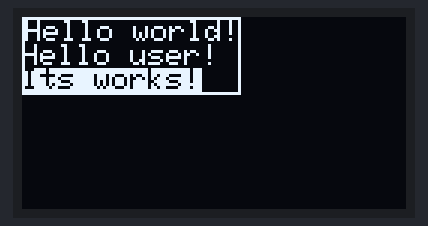
The sketch below on a simulated Arduino Uno, built with avr-gcc and run on an emulated ATmega328P. Shown: 128×64 one-colour display. The display library's start-up logo is not drawn.

Above: at 5.1 s.
At 10.53 s:
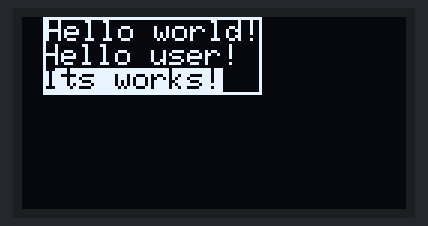
At 11.73 s:
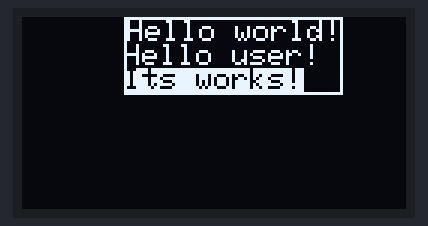
At 15.73 s:
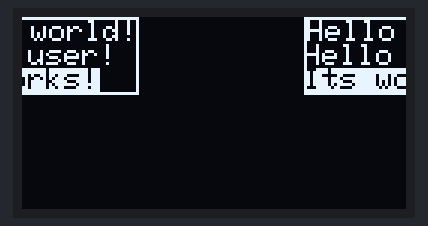
At 19.53 s:
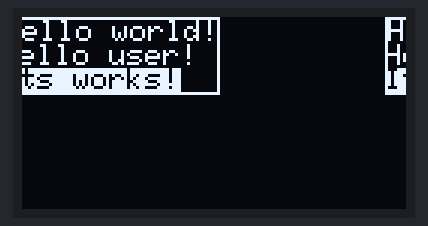
At 22.83 s:
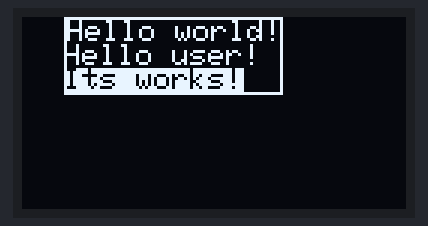

The sketch:

ESP8266-with-I2C_OLED.ino
```cpp
/*********
  Gabor Mate
  https://github.com/Mategm
*********/

#include <Wire.h>
#include <Adafruit_GFX.h> // Its needed for the animations
#include <Adafruit_SSD1306.h> // OLED library

#define SCREEN_WIDTH 128 // OLED display width, in pixels
#define SCREEN_HEIGHT 64 // OLED display height, in pixels

// Declaration for an SSD1306 display connected to I2C (SDA, SCL pins) SDA = D2; SCL = D1
Adafruit_SSD1306 display(SCREEN_WIDTH, SCREEN_HEIGHT, &Wire, -1);

void setup() {
  Serial.begin(115200); // I think, its good for everything, utnil now there is no problem.

  if(!display.begin(SSD1306_SWITCHCAPVCC, 0x3C)) { // Init, Its works for my 128x64 OLED 0,96" screen
    Serial.println(F("SSD1306 allocation failed")); // Print to com port the error
    for(;;); // Don't proceed, loop forever
  }
  display.display(); // its display the inbuilt logo
  delay(5000); // display the logo for 5 sec
  display.clearDisplay(); // Delete the logo from the screen

  display.setTextSize(1); //1-8; 1 is default
  display.setTextColor(WHITE); // WHITE is the the default text color, BLACK, WHITE is the inverted
  display.setCursor(1,1); //0,0 to 120,57
  // Display static text
  display.println("Hello world!");
  display.println("Hello user!");
  display.setTextColor(BLACK, WHITE); //Inverted text
  display.println("Its works!");
  display.drawRect(0, 0, 73, 26, WHITE); // border for the text
  display.display(); // update the screen
  delay(5000); // wait 5 seconds before animating
}

void loop() {
  // Scroll in various directions, pausing in-between:
  display.startscrollright(0x00, 0x0F);
  delay(2000);
  display.stopscroll();
  delay(2000);
  display.startscrollleft(0x00, 0x0F);
  delay(2000);
  display.stopscroll();
  delay(1000);
  display.startscrolldiagright(0x00, 0x07); // Only white screen, not works on Yellow-Blue dual screen
  delay(2000);
  display.startscrolldiagleft(0x00, 0x07); // Only white screen, not works on Yellow-Blue dual screen
  delay(2000);
  display.stopscroll();
  delay(1000);
}
```

Measured:
- by itself, everything shown: repeats every 12.0 s, in 28 steps
- what the display in image 0 shows lasts 5.3 s, from 5.1 s to 10.4 s
